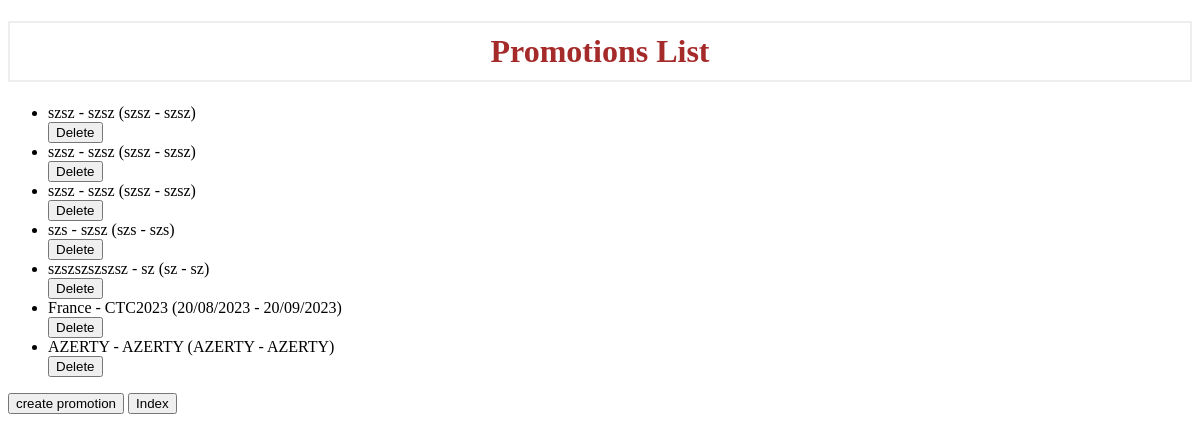
Page /promotions on the earlier database version.
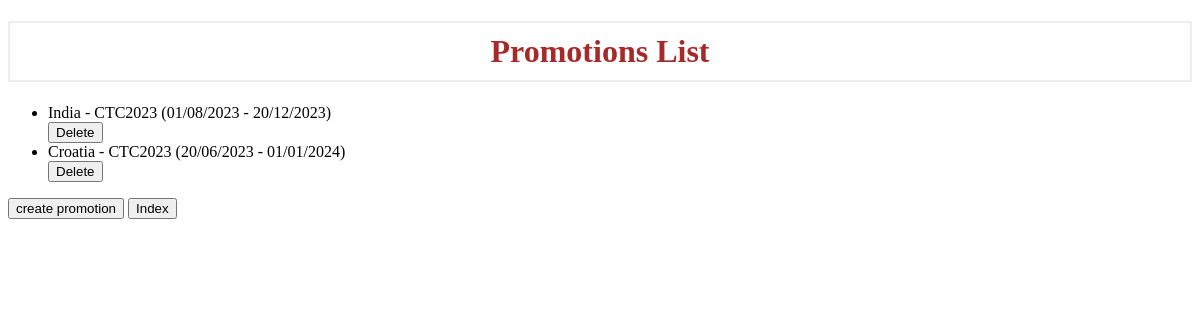
Same page on the later database version.
### tables this page shows
CREATE TABLE promotion (
    PromotionID INTEGER PRIMARY KEY AUTOINCREMENT,
    PromotionName varchar(255),
    PromotionStartDate varchar(255),
    PromotionEndDate varchar(255),
    PromotionNationality varchar(255)
);

### app.py (the view)
@app.route('/promotions')
def list_promotions():
    query = "SELECT * FROM promotion"
    result_list = fetch_all(query)
    return render_template('promotion.html', promotions=result_list)

### app.py (called while the page is built)
def fetch_all(query):
    conn = sqlite3.connect(DATABASE)
    cursor = conn.cursor()
    cursor.execute(query)
    columns = [column[0] for column in cursor.description]
    rows = cursor.fetchall()
    result_list = [dict(zip(columns, row)) for row in rows]
    conn.close()
    return result_list

### templates/promotion.html (shortened to what this page needs)
<!DOCTYPE html>
<html>
<head>
    <link rel="stylesheet" href="static/css/style.css">
</head>
<body>
    <h1>Promotions List</h1>
    <ul>
        {% for promotion in promotions %}
            <li>
                {{promotion.PromotionNationality}} - {{ promotion.PromotionName }} ({{ promotion.PromotionStartDate }} - {{ promotion.PromotionEndDate }})
                <form method="POST" action="/delete_promotion/{{ promotion.PromotionID }}">
                    <button type="submit">Delete</button>
                </form>
            </li>
        {% endfor %}
    </ul>
    <button onclick="window.location.href = '/create_promotion';">create promotion</button>
    <button onclick="window.location.href = '/';">Index</button>
</body>
</html>

Differences in the rows shown:
removed promotion: PromotionNationality "szsz", PromotionName "szsz", PromotionStartDate "szsz", PromotionEndDate "szsz"
removed promotion: PromotionNationality "szsz", PromotionName "szsz", PromotionStartDate "szsz", PromotionEndDate "szsz"
removed promotion: PromotionNationality "szsz", PromotionName "szsz", PromotionStartDate "szsz", PromotionEndDate "szsz"
removed promotion: PromotionNationality "szs", PromotionName "szsz", PromotionStartDate "szs", PromotionEndDate "szs"
removed promotion: PromotionNationality "szszszszszsz", PromotionName "sz", PromotionStartDate "sz", PromotionEndDate "sz"
removed promotion: PromotionNationality "France", PromotionName "CTC2023", PromotionStartDate "20/08/2023", PromotionEndDate "20/09/2023"
removed promotion: PromotionNationality "AZERTY", PromotionName "AZERTY", PromotionStartDate "AZERTY", PromotionEndDate "AZERTY"
added promotion: PromotionNationality "India", PromotionName "CTC2023", PromotionStartDate "01/08/2023", PromotionEndDate "20/12/2023"
added promotion: PromotionNationality "Croatia", PromotionName "CTC2023", PromotionStartDate "20/06/2023", PromotionEndDate "01/01/2024"
